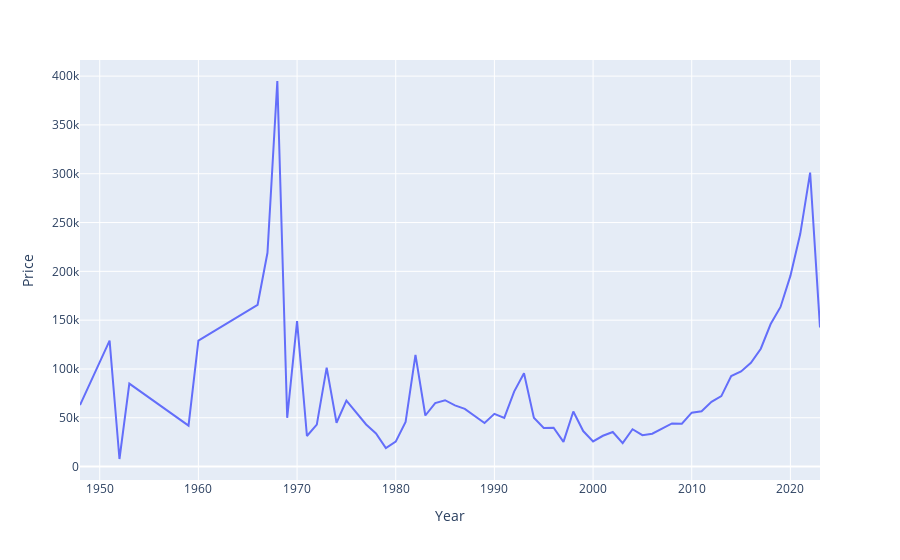

Source (notebook cell):
### Code cell
#pivot_table years by average by  price cars 
s_man_pivT = s_man.pivot_table(index='Year',  values='Price', aggfunc='mean')
s_man_pivT = pd.DataFrame(s_man_pivT)

#reset index for a chart 
s_man_pivT.reset_index(inplace=True)

#create grup by for a numbers of cars eyach years
fig = px.line(s_man_pivT, x='Year', y='Price')
fig.show()

sns.distplot(s_man['Capacity'] )

### Figure 1 — Plotly figure (JSON) as saved in the notebook; plotly's stock layout.template omitted (floating-point values rounded to 4 significant figures)
{"data": [{"hovertemplate": "Year=%{x}<br>Price=%{y}<extra></extra>", "legendgroup": "", "line": {"color": "#636efa", "dash": "solid"}, "marker": {"symbol": "circle"}, "mode": "lines", "name": "", "orientation": "v", "showlegend": false, "type": "scatter", "x": [1948, 1951, 1952, 1953, 1959, 1960, 1966, 1967, 1968, 1969, 1970, 1971, 1972, 1973, 1974, 1975, 1977, 1978, 1979, 1980, 1981, 1982, 1983, 1984, 1985, 1986, 1987, 1988, 1989, 1990, 1991, 1992, 1993, 1994, 1995, 1996, 1997, 1998, 1999, 2000, 2001, 2002, 2003, 2004, 2005, 2006, 2007, 2008, 2009, 2010, 2011, 2012, 2013, 2014, 2015, 2016, 2017, 2018, 2019, 2020, 2021, 2022, 2023], "xaxis": "x", "y": [63000, 129000, 7770, 85000, 42000, 129000, 165750, 219000, 395000, 50000, 149000, 31350, 43050, 101300.0, 44900, 67500.0, 43130.0, 34000, 18950, 25600, 45700, 114500, 52330.0, 65000, 68000, 62720.0, 59080.0, 51500, 44700, 54050.0, 49840.0, 76800, 95600, 50123, 39550.0, 39760.0, 25290.0, 56370.0, 36389, 25820.0, 31580.0, 35440.0, 24000.0, 38270.0, 32210.0, 33650.0, 39220.0, 44200.0, 43980.0, 55210.0, 56660.0, 66310.0, 72200.0, 92720.0, 97470.0, 106300.0, 120700.0, 146000.0, 163500.0, 195400.0, 238400.0, 301200.0, 142600], "yaxis": "y"}], "layout": {"autosize": true, "legend": {"tracegroupgap": 0}, "margin": {"t": 60}, "xaxis": {"anchor": "y", "autorange": true, "domain": [0, 1], "range": [1948, 2023], "title": {"text": "Year"}, "type": "linear"}, "yaxis": {"anchor": "x", "autorange": true, "domain": [0, 1], "range": [-13740.0, 416500.0], "title": {"text": "Price"}, "type": "linear"}}}
